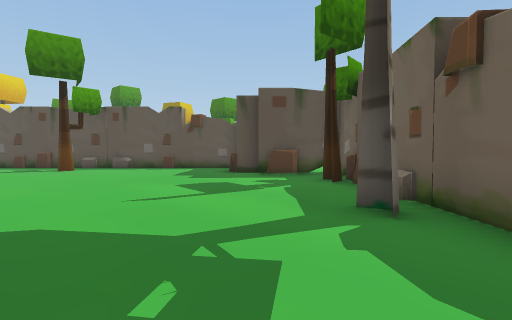
[1] (above)

24 first-person views from a walk through a 3-D level made in the Unity game engine. The camera is 1.5 m above the floor, tilts 2° down and sees 80° across. The floor is counted in squares, 2 m on a side. Each view is taken from the middle of a square. On the plan, view 1 faces up. The plan holds only what a view shows up to about 10 squares ahead; the rest is blank. The place goes on beyond the plan. The player character is not drawn. Some animated figures are left out.

[2]
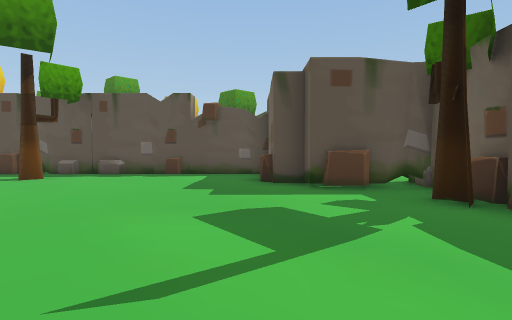

[3]
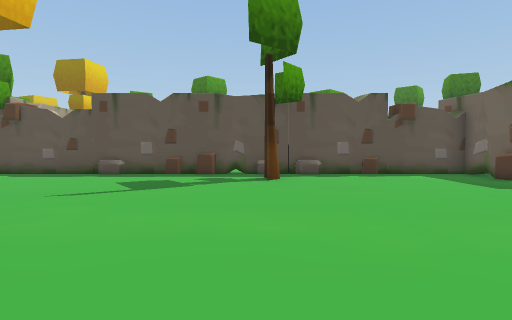

[4]
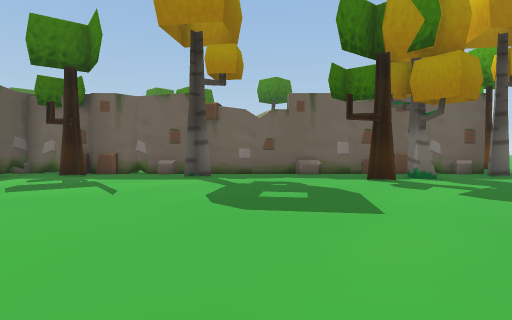

[5]
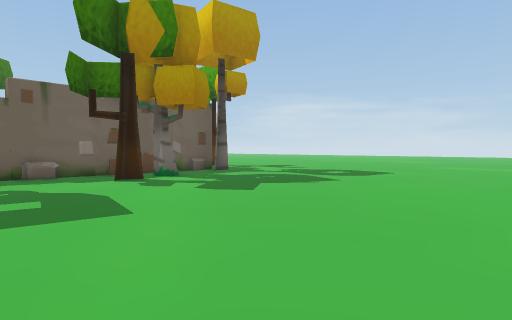

[6]
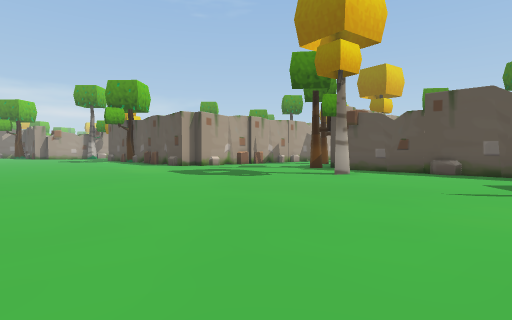

[7]
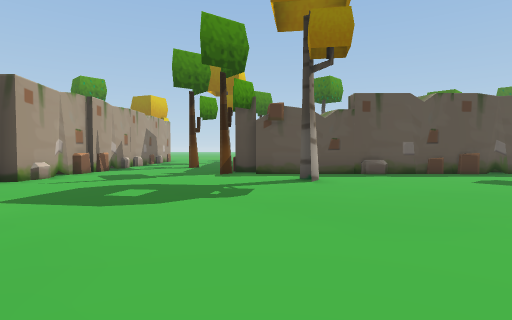

[8]
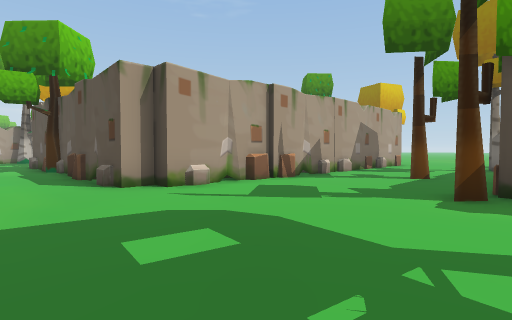

[9]
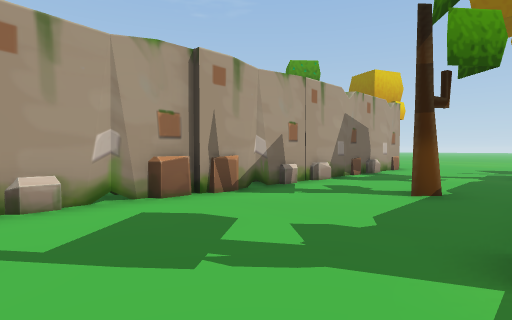

[10]
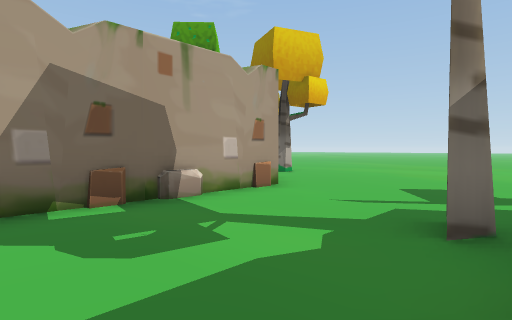

[11]
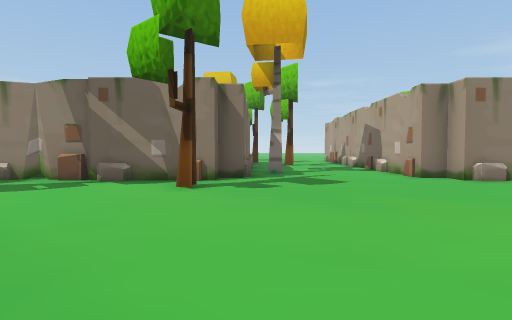

[12]
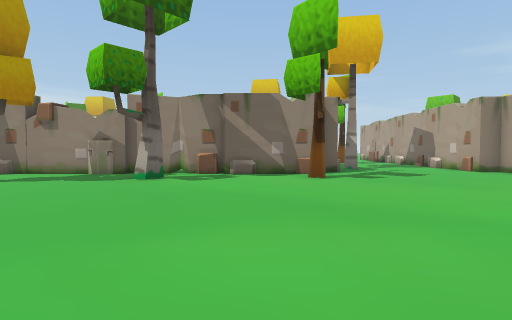

[13]
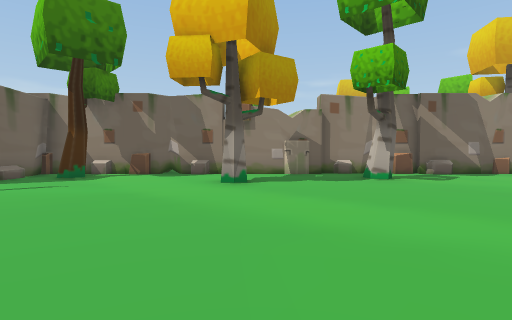

[14]
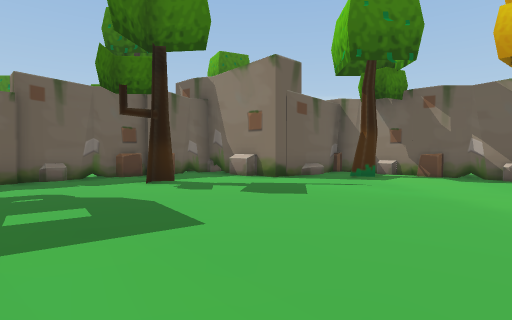

[15]
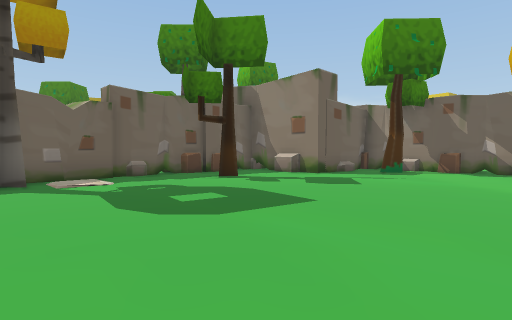

[16]
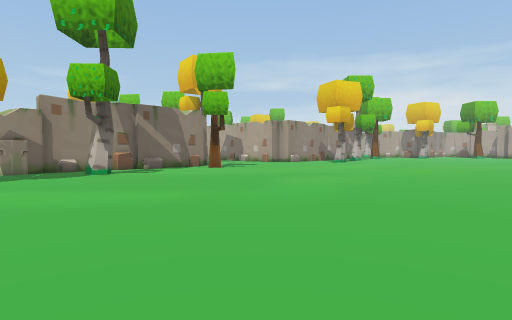

[17]
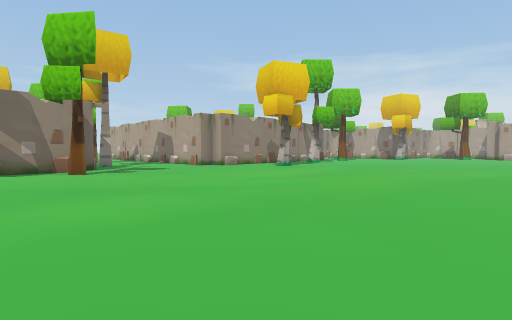

[18]
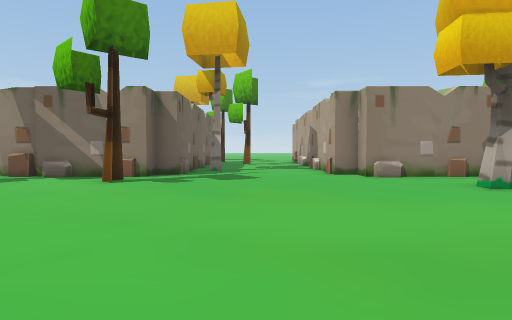

[19]
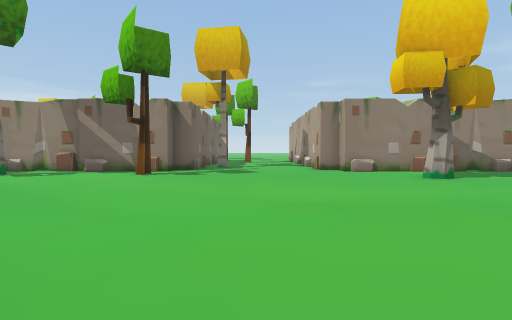

[20]
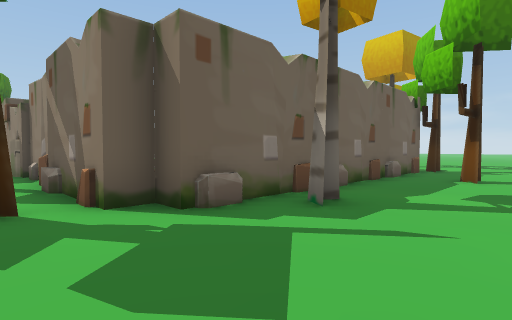

[21]
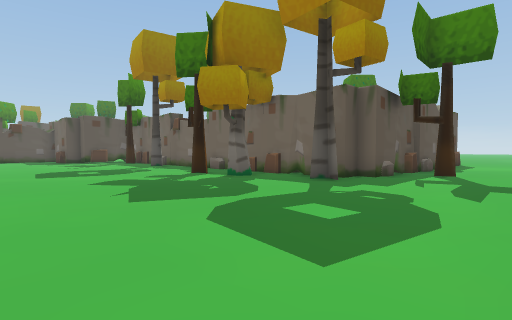

[22]
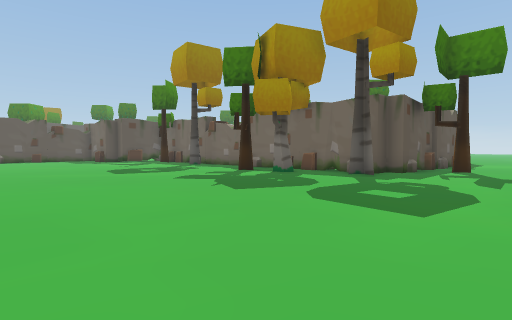

[23]
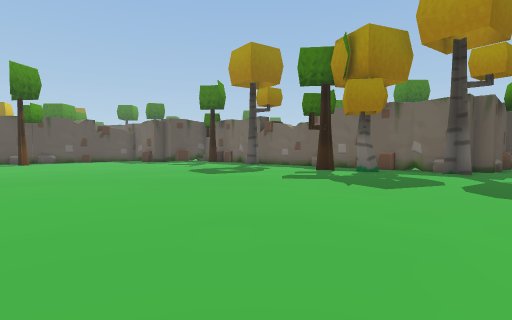

[24]
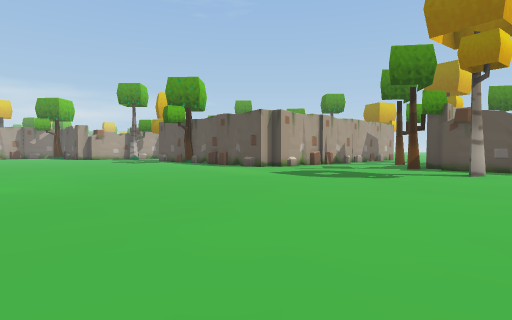

### Floor plan
Key: @ floor where view 1 was taken; # wall or solid block; x gap in a wall; . floor; / step, stairs or slope; O other object.
Columns run from 23 left of view 1 to 4 right of it. Each row starts with its distance up from view 1.
 34       ................. ###
 33 ........................#/#
 32 ......................../.#
 31 ..........................#
 30  .........................#
 29  .........................#
 28  .........................#
 27 .........................##
 26 .......................###
 25 #......................#
 24 ........#....#.......###
 23 ........x......O..##.###
 22 ###.....######O ######
 21   ##...##
 20   ##...#
 19   #....#
 18   ##...##
 17   ##....#
 16   #....##
 15   #....##
 14   #.....#
 13   #....###### ##########
 12   #.........###.x.##...#
 11   #.............#......#
 10 ###......#.............#  #
  9 .......................####
  8 ..........................#
  7    ......................##
  6    .......................#
  5   ........................#
  4  .......................#.#
  3 ..........................#
  2 ..........................#
  1 ............   ...........#
  0       ......   ........@.##
 -1                .........##
 -2               ..........##
 -3               ...........#
 -4               ...........#
 -5               ...........###
 -6               .............#
 -7               .............#
 -8                 ............
 -9                 ........

Where each view was taken, in squares from view 1:
view 1: 0 up, 0 right, facing up
view 2: 3 up, 1 left, facing up
view 3: 3 up, 7 left, facing up
view 4: 2 up, 7 left, facing right
view 5: 2 up, 7 left, facing down-right
view 6: 2 up, 9 left, facing up-left
view 7: 3 up, 15 left, facing up
view 8: 7 up, 15 left, facing up-left
view 9: 10 up, 16 left, facing up-left
view 10: 17 up, 16 left, facing up-left
view 11: 30 up, 16 left, facing down
view 12: 32 up, 13 left, facing down
view 13: 32 up, 7 left, facing down
view 14: 32 up, 6 left, facing down-right
view 15: 34 up, 6 left, facing down-right
view 16: 34 up, 7 left, facing down-left
view 17: 34 up, 12 left, facing down-left
view 18: 31 up, 18 left, facing down
view 19: 33 up, 18 left, facing down
view 20: 24 up, 19 left, facing down-right
view 21: 9 down, 5 left, facing up-right
view 22: 9 down, 7 left, facing up-right
view 23: 7 down, 9 left, facing up-right
view 24: 0 up, 12 left, facing up-left
